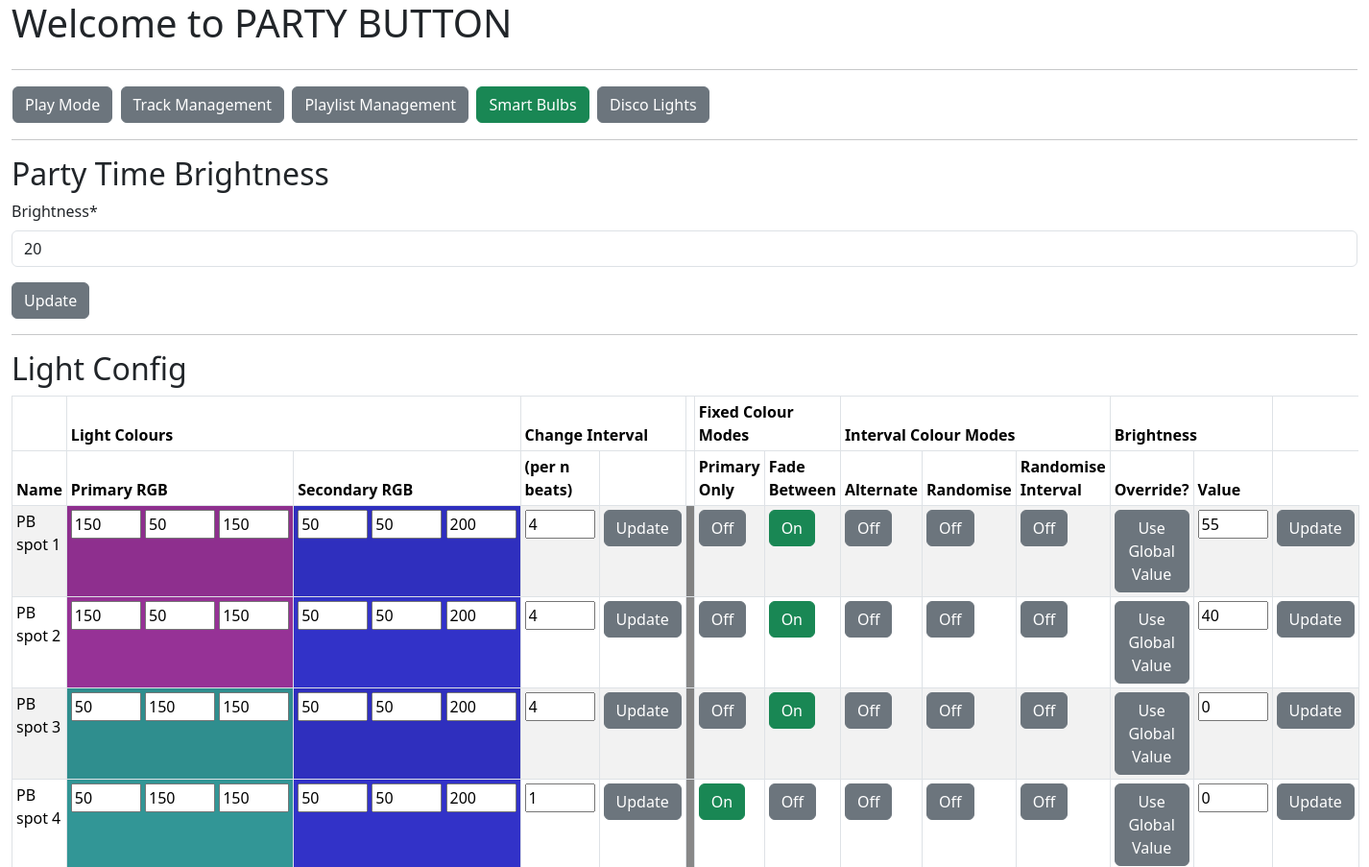
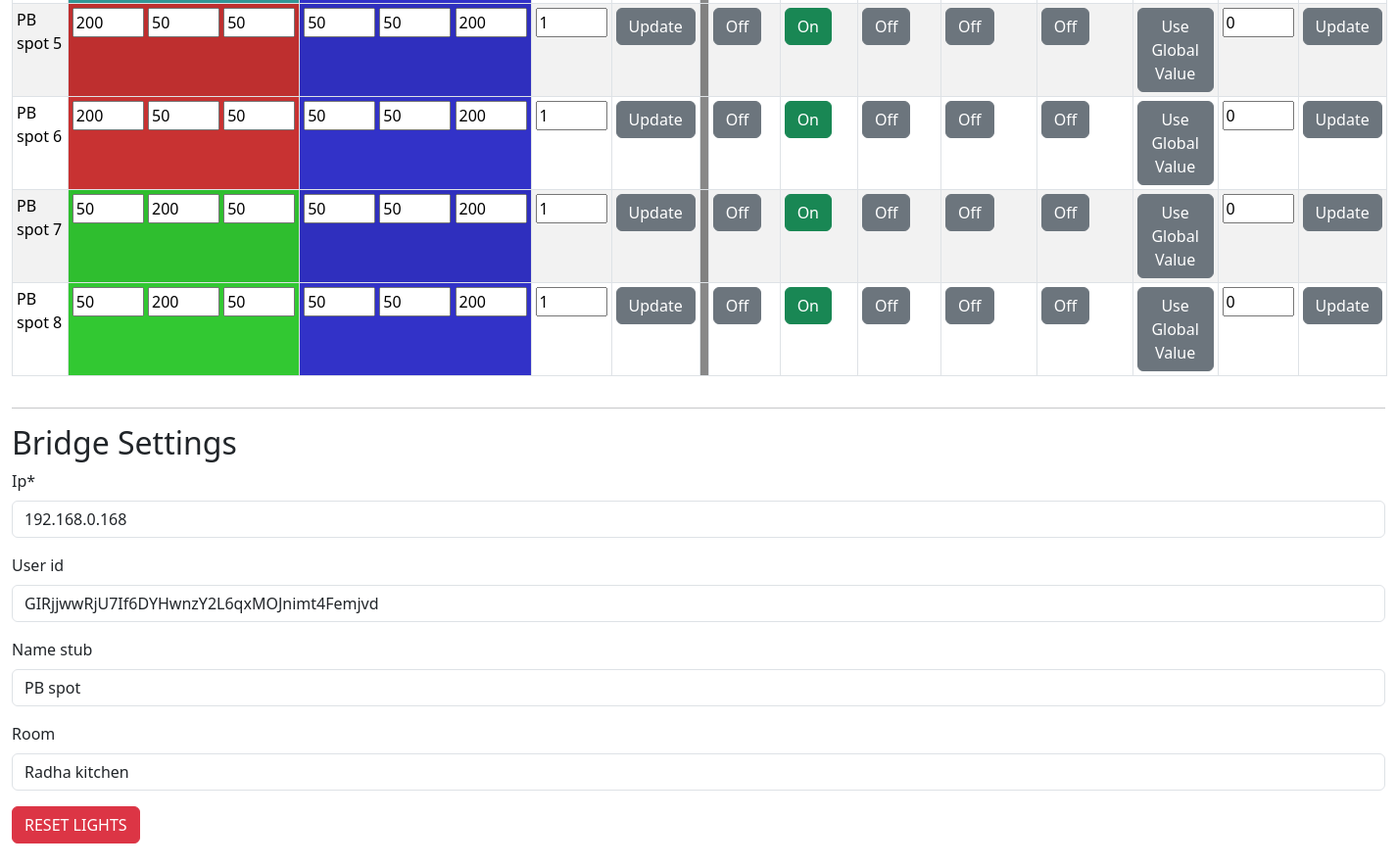
Page /lights/ on the committed database (2 pictures, top to bottom).
### mp3_manager/models.py (models this page shows, shortened)
class Bridge(models.Model):
    ip = models.CharField(max_length=200, default="127.0.0.0",
                          blank=False, null=False)
    user_id = models.CharField(max_length=200, default="XXXX",
                               blank=True, null=True)
    name_stub = models.CharField(max_length=200, default="party",
                                 blank=True, null=True)
    room = models.CharField(max_length=200, default="party",
                            blank=True, null=True)
    brightness = models.IntegerField(blank=False, null=False,
                                     default=0,
                                     validators=[MinValueValidator(0),
                                                 MaxValueValidator(100)])

class Light(models.Model):
    name = models.CharField(max_length=200, blank=False, null=False)
    hue_bridge_id = models.IntegerField(blank=False, null=False,
                                    default=0,
                                    validators=[MinValueValidator(0),
                                                MaxValueValidator(254)])
    primary_R = models.IntegerField(blank=False, null=False,
                                    default=0,
                                    validators=[MinValueValidator(0),
                                                MaxValueValidator(254)])
    primary_G = models.IntegerField(blank=False, null=False,
                                    default=0,
                                    validators=[MinValueValidator(0),
                                                MaxValueValidator(254)])
    primary_B = models.IntegerField(blank=False, null=False,
                                    default=0,
                                    validators=[MinValueValidator(0),
                                                MaxValueValidator(254)])
    secondary_R = models.IntegerField(blank=False, null=False,
                                      default=0,
                                      validators=[MinValueValidator(0),
                                                  MaxValueValidator(254)])
    secondary_G = models.IntegerField(blank=False, null=False,
                                      default=0,
                                      validators=[MinValueValidator(0),
                                                  MaxValueValidator(254)])
    secondary_B = models.IntegerField(blank=False, null=False,
                                        default=0,
                                        validators=[MinValueValidator(0),
                                                    MaxValueValidator(254)])
    primary_H = models.IntegerField(blank=False, null=False,
                                    default=0,
                                    validators=[MinValueValidator(0),
                                                MaxValueValidator(65535)])
    primary_S = models.IntegerField(blank=False, null=False,
                                    default=0,
                                    validators=[MinValueValidator(0),
                                                MaxValueValidator(254)])
    primary_V = models.IntegerField(blank=False, null=False,
                                    default=0,
                                    validators=[MinValueValidator(0),
                                                MaxValueValidator(254)])
    secondary_H = models.IntegerField(blank=False, null=False,
                                      default=0,
                                      validators=[MinValueValidator(0),
                                                  MaxValueValidator(65535)])
    secondary_S = models.IntegerField(blank=False, null=False,
                                      default=0,
                                      validators=[MinValueValidator(0),
                                                  MaxValueValidator(254)])
    secondary_V = models.IntegerField(blank=False, null=False,
                                        default=0,
                                        validators=[MinValueValidator(0),
                                                    MaxValueValidator(254)])
    primary_colour = models.BooleanField(blank=False, null=False, default=True) # only hold to primary colour
    fade = models.BooleanField(blank=False, null=False, default=False) # move between primary and secondary colour
    random_colour = models.BooleanField(blank=False, null=False, default=False) # Change between random colours
    alternate_colour = models.BooleanField(blank=False, null=False, default=False) # Alternate between colours
    random_interval = models.BooleanField(blank=False, null=False, default=False) # Only change on random intervals
    interval_size = models.IntegerField(blank=False, null=False,                # Change interval size
                                      default=1,
                                      validators=[MinValueValidator(1),
                                                  MaxValueValidator(254)])
    override_brightness = models.BooleanField(blank=False, null=False,
                                            default=False)
    brightness = models.IntegerField(blank=False, null=False,
                                     default=0,
                                     validators=[MinValueValidator(0),
                                                 MaxValueValidator(100)])

### mp3_manager/views.py (the view, shortened to what this page needs)
# urls.py: path("lights/", views.BridgeManagement.as_view(), name="bridge"),
class BridgeManagement(generic.ListView, FormMixin):
    template_name = "mp3_manager/lights.html"
    model = Bridge
    form_class = BridgeForm
    def get(self, request):
        bridge = Bridge.objects.all().first()
        lights = Light.objects.all().order_by('name')
        return render(request, self.template_name,
                      {"bridge": bridge,
                       "lights": lights,
                       "bridgeform": BridgeForm(instance=bridge),
                       "brightnessform": BrightnessForm(instance=bridge),
                       })

### mp3_manager/form.py
class BridgeForm(ModelForm):
    class Meta:
        model = Bridge
        fields = ['ip', 'user_id', 'name_stub', 'room']

class BrightnessForm(ModelForm):
    class Meta:
        model = Bridge
        fields = ['brightness']

### mp3_manager/templates/mp3_manager/lights.html (shortened to what this page needs)
{% extends "./base.html" %}
{% load crispy_forms_tags %}
{% block content %}
  <div class="row">
    <div class="col">
      <table>
      <tr><td NOWRAP>
      <a href="/"><button type="button" class="btn btn-secondary">Play Mode</button></a>&nbsp;
      <a href="/tracks"><button type="button" class="btn btn-secondary">Track Management</button></a>&nbsp;
      <a href="/playlists"><button type="button" class="btn btn-secondary">Playlist Management</button></a>&nbsp;
      <a href="/lights"><button type="button" class="btn btn-success">Smart Bulbs</button></a>&nbsp;
      <a href="/disco"><button type="button" class="btn btn-secondary">Disco Lights</button></a>&nbsp;
      </td></tr>
      </table>
    </div>
  </div>
  <hr>
  <div class="row">
    <div class="col">
      <h2>Party Time Brightness</h2>
      <form id="brightness_form" name="brightness_form" action={% url 'mp3_manager:bridge' %} method="post" enctype="multipart/form-data">
      {{ brightnessform|crispy }}
      <input class="btn btn-secondary" type="submit" form="brightness_form" value="Update" id="brightness_update" name="brightness_update"></input>
      </form>
    </div>
  </div>
  <hr>
  <div class="row">
    <div class="col">
      <h2>Light Config</h2>
      {% if lights %}
      <table class="table table-striped table-bordered table-sm" cellspacing="0" width="100%">
        <thead>
          <tr><th></th><th colspan="2">Light Colours</th><th colspan="2">Change Interval</th><th></th><th class="fixed_colour" colspan="2">Fixed Colour Modes</th><th class="interval_colour" colspan="3">Interval Colour Modes</th><th colspan="2">Brightness</th></tr>
          <tr><th>Name</th><th>Primary RGB</th><th>Secondary RGB</th><th>(per n beats)</th><th></th><th></th><th class="fixed_colour">Primary Only</th><th class="fixed_colour">Fade Between</th><th class="interval_colour">Alternate</th><th class="interval_colour">Randomise</th><th class="interval_colour">Randomise Interval</th><th>Override?</th><th>Value</th></tr>
        </thead>
        <tbody>
          {% for light in lights %}
            <tr>
              <form id="light_form_{{ light.pk }}" id="light_update_{ light.pk }}" action={% url 'mp3_manager:lights' %} method="post" enctype="multipart/form-data">
              <td>{{ light.name }}</td>
              <td style="background: rgb({{ light.primary_R }},{{ light.primary_G }},{{ light.primary_B }});" NOWRAP>
                <input size="2" type="textarea" id="primary_R" name="primary_R" value={{ light.primary_R }}>
                <input size="2" type="textarea" id="primary_G" name="primary_G" value={{ light.primary_G }}>
                <input size="2" type="textarea" id="primary_B" name="primary_B" value={{ light.primary_B }}>
              </td>
              <td style="background: rgb({{ light.secondary_R }},{{ light.secondary_G }},{{ light.secondary_B }});" NOWRAP>
                <input size="2" type="textarea" id="secondary_R" name="secondary_R" value={{ light.secondary_R }}>
                <input size="2" type="textarea" id="secondary_G" name="secondary_G" value={{ light.secondary_G }}>
                <input size="2" type="textarea" id="secondary_B" name="secondary_B" value={{ light.secondary_B }}>
              </td>
              <td>
                <input size="2" type="textarea" id="interval_size" name="interval_size" value={{ light.interval_size }}>
              </td>
              <td>
                <input class="btn btn-secondary" type="submit" form="light_form_{{ light.pk }}" value="Update" name="light_update_{{ light.pk }}">
              </td>
              </form>
              <td style="background: #888888;"></td>
              <td>
                {% if light.primary_colour %}
                  <a href="{% url 'mp3_manager:lightprimary' pk=light.pk %}"><button type="button" class="btn btn-success">On</button></a>
                {% else %}
                  <a href="{% url 'mp3_manager:lightprimary' pk=light.pk %}"><button type="button" class="btn btn-secondary">Off</button></a>
                {% endif %}
              </td>
              <td>
                {% if light.fade %}
                  <a href="{% url 'mp3_manager:lightfade' pk=light.pk %}"><button type="button" class="btn btn-success">On</button></a>
                {% else %}
                  <a href="{% url 'mp3_manager:lightfade' pk=light.pk %}"><button type="button" class="btn btn-secondary">Off</button></a>
                {% endif %}
              </td>
              <td>
                {% if light.alternate_colour %}
                  <a href="{% url 'mp3_manager:lightalternate' pk=light.pk %}"><button type="button" class="btn btn-success">On</button></a>
                {% else %}
                  <a href="{% url 'mp3_manager:lightalternate' pk=light.pk %}"><button type="button" class="btn btn-secondary">Off</button></a>
                {% endif %}
              </td>
              <td>
                {% if light.random_colour %}
                  <a href="{% url 'mp3_manager:lightrandom' pk=light.pk %}"><button type="button" class="btn btn-success">On</button></a>
                {% else %}
                  <a href="{% url 'mp3_manager:lightrandom' pk=light.pk %}"><button type="button" class="btn btn-secondary">Off</button></a>
                {% endif %}
              </td>
              <td class="interval_colour">
                {% if light.random_interval %}
                  <a class="interval_colour" href="{% url 'mp3_manager:lightinterval' pk=light.pk %}"><button type="button" class="btn btn-success">On</button></a>
                {% else %}
                  <a class="interval_colour" href="{% url 'mp3_manager:lightinterval' pk=light.pk %}"><button type="button" class="btn btn-secondary">Off</button></a>
                {% endif %}
              </td>
              <td>
                {% if light.override_brightness %}
                  <a href="{% url 'mp3_manager:lightbrightness' pk=light.pk %}"><button type="button" class="btn btn-success">Use Light Value</button></a>
                {% else %}
                  <a href="{% url 'mp3_manager:lightbrightness' pk=light.pk %}"><button type="button" class="btn btn-secondary">Use Global Value</button></a>
                {% endif %}
              </td>
              <form id="lightbrightnessvalue_form_{{ light.pk }}" id="lightbrightnessvalue_update_{{ light.pk }}" action={% url 'mp3_manager:lightbrightnessvalue' %} method="post" enctype="multipart/form-data">
              <td>
                <input size="2" type="textarea" id="brightness" name="brightness" value={{ light.brightness }}>
              </td>
              <td>
                  <input class="btn btn-secondary" type="submit" form="lightbrightnessvalue_form_{{ light.pk }}" value="Update" name="lightbrightnessvalue_update_{{ light.pk }}">
              </td>
              </form>
          </tr>
          {% endfor %}
        </tbody>
      </table>
      {% endif %}
    </div>
  </div>
  <hr>
  <div class="row">
    <div class="col">
      <h2>Bridge Settings</h2>
        <form id="bridge_form" name="bridge_form" action={% url 'mp3_manager:bridge' %} method="post" enctype="multipart/form-data">
        {{ bridgeform|crispy }}
        <input class="btn btn-danger" type="submit" form="bridge_form" value="RESET LIGHTS" id="bridge_reset" name="bridge_reset"></input>
        </form>
    </div>
  </div>
{% endblock %}

### mp3_manager/static/css/style.css (style rules this page uses)
h2 { color: maroon; }
a:link { color: white; text-decoration: none; }
.fixed_colour { color: darkred; }
.interval_colour { color: CornflowerBlue; }

### rows in the picture
Bridge: brightness "20", ip "192.168.0.168", user_id "GIRjjwwRjU7If6DYHwnzY2L6qxMOJnimt4Femjvd", name_stub "PB spot", room "Radha kitchen"
Light: name "PB spot 1", primary_R "150", primary_G "50", primary_B "150", secondary_R "50", secondary_G "50", secondary_B "200", interval_size "4", primary_colour "Off", fade "On", alternate_colour "Off", random_colour "Off", random_interval "Off", override_brightness "Use Global Value", brightness "55"
Light: name "PB spot 2", primary_R "150", primary_G "50", primary_B "150", secondary_R "50", secondary_G "50", secondary_B "200", interval_size "4", primary_colour "Off", fade "On", alternate_colour "Off", random_colour "Off", random_interval "Off", override_brightness "Use Global Value", brightness "40"
Light: name "PB spot 3", primary_R "50", primary_G "150", primary_B "150", secondary_R "50", secondary_G "50", secondary_B "200", interval_size "4", primary_colour "Off", fade "On", alternate_colour "Off", random_colour "Off", random_interval "Off", override_brightness "Use Global Value", brightness "0"
Light: name "PB spot 4", primary_R "50", primary_G "150", primary_B "150", secondary_R "50", secondary_G "50", secondary_B "200", interval_size "1", primary_colour "On", fade "Off", alternate_colour "Off", random_colour "Off", random_interval "Off", override_brightness "Use Global Value", brightness "0"
Light: name "PB spot 5", primary_R "200", primary_G "50", primary_B "50", secondary_R "50", secondary_G "50", secondary_B "200", interval_size "1", primary_colour "Off", fade "On", alternate_colour "Off", random_colour "Off", random_interval "Off", override_brightness "Use Global Value", brightness "0"
Light: name "PB spot 6", primary_R "200", primary_G "50", primary_B "50", secondary_R "50", secondary_G "50", secondary_B "200", interval_size "1", primary_colour "Off", fade "On", alternate_colour "Off", random_colour "Off", random_interval "Off", override_brightness "Use Global Value", brightness "0"
Light: name "PB spot 7", primary_R "50", primary_G "200", primary_B "50", secondary_R "50", secondary_G "50", secondary_B "200", interval_size "1", primary_colour "Off", fade "On", alternate_colour "Off", random_colour "Off", random_interval "Off", override_brightness "Use Global Value", brightness "0"
Light: name "PB spot 8", primary_R "50", primary_G "200", primary_B "50", secondary_R "50", secondary_G "50", secondary_B "200", interval_size "1", primary_colour "Off", fade "On", alternate_colour "Off", random_colour "Off", random_interval "Off", override_brightness "Use Global Value", brightness "0"
